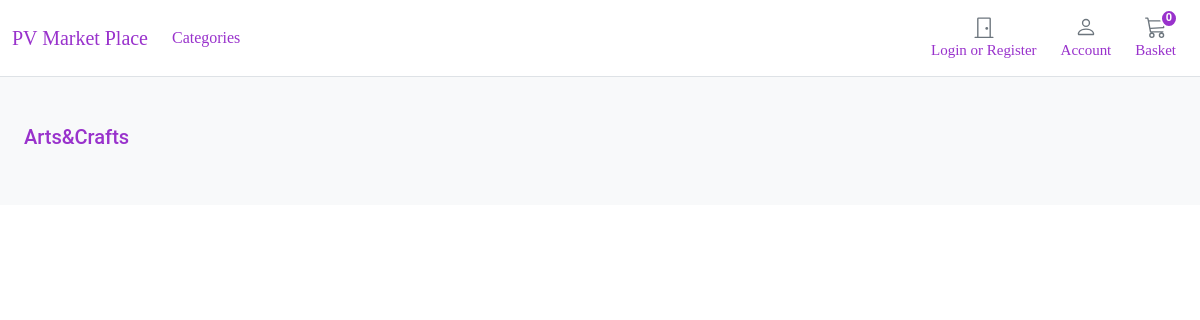
/search/artscrafts/, run on an earlier commit of the app's database.
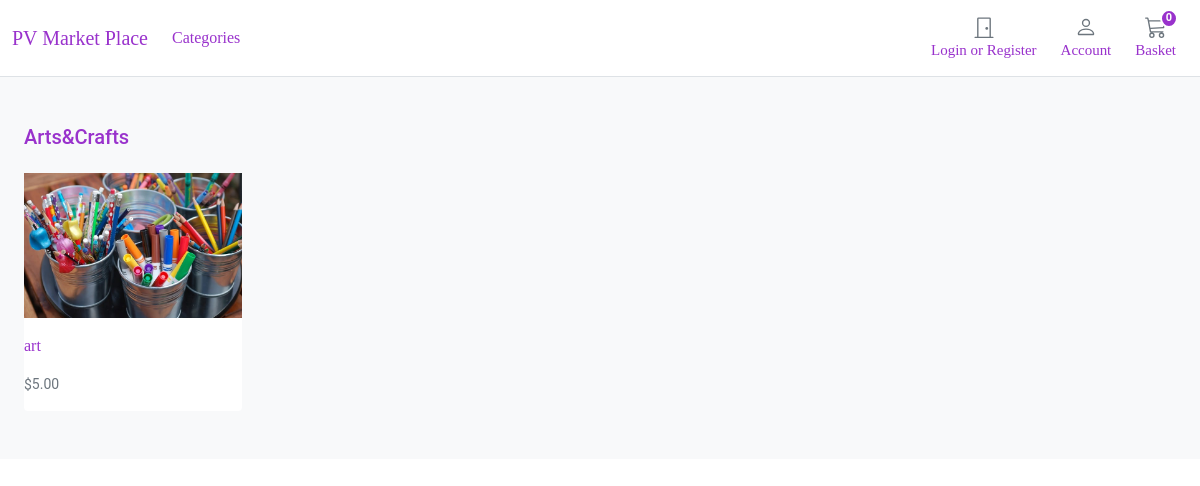
And on a later commit of the database.
### market/models.py (models this page shows, shortened)
class Category(models.Model):
    name = models.CharField(max_length=255, db_index=True)
    slug = models.SlugField(max_length=255, unique=True)
    class Meta:
        verbose_name_plural = 'categories'
    def get_absolute_url(self):
        return reverse('market:category_list', args=[self.slug])

class Product(models.Model):
    category = models.ForeignKey(Category, related_name='product', on_delete=models.CASCADE)
    created_by = models.ForeignKey(settings.AUTH_USER_MODEL, on_delete=models.CASCADE, related_name='product_creator')
    title = models.CharField(max_length=255)
    author = models.CharField(max_length=255)
    description = models.TextField(blank=True)
    image = models.ImageField(upload_to='images/', default='images/default.jpg')
    slug = models.SlugField(max_length=255)
    price = models.DecimalField(max_digits=5, decimal_places=2)
    in_stock = models.BooleanField(default=True)
    is_active = models.BooleanField(default=True)
    created = models.DateTimeField(auto_now_add=True)
    updated = models.DateTimeField(auto_now=True)
    objects = models.Manager()
    products = ProductManager()
    class Meta:
        verbose_name_plural = 'Products'
        ordering = ('-created',)
    def get_absolute_url(self):
        return reverse('market:product_detail', args=[self.slug])

### market/views.py (the view)
# urls.py: path('search/<slug:category_slug>/', views.category_list, name='category_list'),
def category_list(request, category_slug=None):
    category = get_object_or_404(Category, slug=category_slug)
    products = Product.objects.filter(category=category)
    return render(request, 'market/products/category.html', {'category': category, 'products': products})

### basket/basket.py (called while the page is built)
    def __len__(self):
        return sum(item['qty'] for item in self.basket.values())

### basket/contextprocessors.py (called while the page is built)
def basket(request):
    return {'basket': Basket(request)}

### market/contextprocessors.py (called while the page is built)
def categories(request):
    return {
        'categories': Category.objects.all()
    }

### templates/market/products/category.html (shortened to what this page needs)
{% extends "../base.html" %}
{% load static %}
{% block content %}
    <main>
        <div class="album py-5 bg-light">
            <div class="container">
                <div style="color:#9932CC"; class="pb-3 h5">{{ category.name|title }}</div>
                <div class="row row-cols-1 row-cols-sm-2 row-cols-md-5 g-3">
                    {% for product in products %}
                        <div class="col">
                            <div class="card border-0">
                                <img class="img-fluid"
                                     alt="Responsive image"
                                     src="{{ product.image.url }}">
                                <div class="card-body px-0">
                                    <p class="card-text">
                                        <a style="color:#9932CC"; class="text-decoration-none"
                                           href="{{ product.get_absolute_url }}">{{ product.title }}</a>
                                    </p>
                                    <div class="d-flex justify-content-between align-items-center">
                                        <small class="text-muted">${{ product.price }}</small>
                                    </div>
                                </div>
                            </div>
                        </div>
                    {% endfor %}
                </div>
            </div>
        </div>
    </main>
{% endblock %}

What changed in the data, as far as the page shows it:
added Product: image (picture), title "art", price "5.00"
